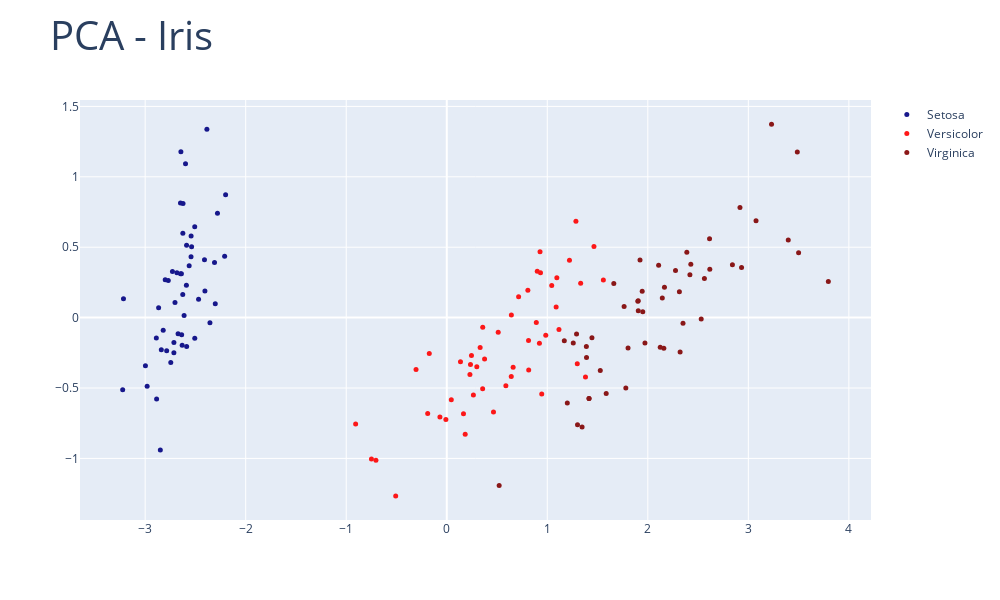

The cell this chart's notebook holds for it:
### Code cell
import plotly.graph_objs as go


palette = ['navy','red','maroon']

acp_setosa =go.Scatter(x=X[filtre_setosa,0],y=X[filtre_setosa,1],name='Setosa',
                          text='Setosa',opacity=0.9,
                          marker=dict(color=palette[0],size=5),mode='markers'
                        )
acp_versicolor =go.Scatter(x=X[filtre_versicolor,0],y=X[filtre_versicolor,1],name='Versicolor',
                          text='Versicolor',opacity=0.9,
                          marker=dict(color=palette[1],size=5),mode='markers'
                        )
acp_virginica =go.Scatter(x=X[filtre_virginica,0],y=X[filtre_virginica,1],name='Virginica',
                          text='Virginica',opacity=0.9,
                          marker=dict(color=palette[2],size=5),mode='markers'
                        )

layout = go.Layout(title="PCA - Iris",titlefont=dict(size=40),autosize=False, width=1000,height=600)

data=[acp_setosa,acp_versicolor,acp_virginica]
fig = go.Figure(data=data, layout=layout)
fig.show()
